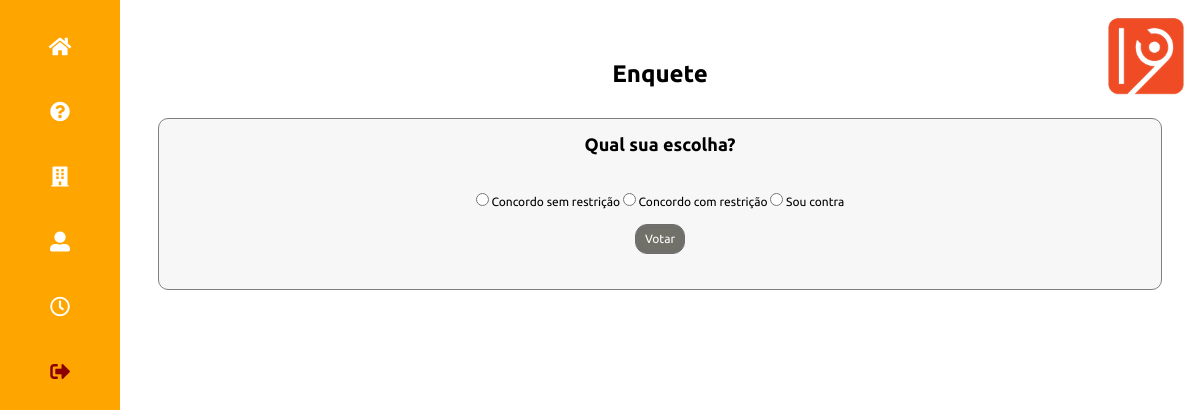
The page /cond_opcoes?id=6 (signed in) on the database its author committed.
### tables this page shows
CREATE TABLE 'cond_opcoes' ('id_opcao' INTEGER PRIMARY KEY AUTOINCREMENT NOT NULL, 'opcao' VARCHAR NOT NULL, 'id_pergunta' INTEGER NOT NULL);

### app.py (the view, shortened to what this page needs)
@app.route('/cond_opcoes', methods=['POST', 'GET'])
def cond_opcoes():
    db = get_db()
    if request.method == 'GET':
        if 'user' in session:
            user = session['user']
            admin = session['admin']
            v_id = request.args.get('id')
            cur = db.execute('select b.opcao opcao from cond_respostas a, cond_opcoes b where a.id_opcao = b.id_opcao and a.id_morador = ? and a.id_pergunta = ?', [user, v_id])
            r_morador = cur.fetchone()
            if r_morador:
                return render_template('condominio_votacao_erro.html', r_morador=r_morador,user=user, admin=admin)
            else:
                cur = db.execute('select id_pergunta, id_opcao, opcao from cond_opcoes where id_pergunta = ?', [v_id])
                r_opcoes = cur.fetchall()
                return render_template('cond_lista_opcoes.html', r_opcoes=r_opcoes,user=user, admin=admin)

### app.py (called while the page is built)
def connect_db():
    sql = sqlite3.connect('/Users/fabio/flask/condominio.db')
    sql.row_factory = sqlite3.Row
    return sql

def get_db():
    if not hasattr(g, 'sqlite3'):
        g.sqlite_db = connect_db()
    return  g.sqlite_db

### templates/cond_lista_opcoes.html (shortened to what this page needs)
<!doctype html>
{% from "condominio_menu.html" import condominio_menu %}
<html lang="pt-br">
<head>
    <link rel="stylesheet" href="../static/css/normalize.css">
    <link rel="stylesheet" href="https://use.fontawesome.com/releases/v5.0.13/css/all.css">
    <link rel="stylesheet" href="../static/css/estilo_gincana.css">
</head>
<body>
    <header class="topo-pagina">
        {% block condominio_menu %}
            {{ condominio_menu(user,admin) }}
        {% endblock %}
        <p class="logo"><img src="../static/images/one9.webp" /></p>
    </header>
    <main class="bloco-principal">
        <h1>Enquete</h1>
        <div class="bloco-p1">
            <h2>Qual sua escolha?</h2>
            <form action="/cond_opcoes" method="POST">
                {% for opcoes in r_opcoes %}
                <input type="radio" id="form-enquete_opcao" name="form-enquete_opcao" value="{{ opcoes['id_opcao'] }}" />
                <label>{{ opcoes['opcao'] }} </label>
                {% endfor %}
                <button type="submit" class="bt-enquete"> Votar </button>
            </form>
        </div>
    </main>
</body>
</html>

### static/css/estilo_gincana.css (style rules this page uses)
.topo-pagina { position: fixed; top: 0; left: 0; background-color: orange; margin: 0; height: 100%; width: 10%; box-sizing: border-box; padding-top: 3%; font-size: 20px; }
.logo img { position: fixed; right: 1%; top: 2%; width: 7%; }
.bloco-principal { width: 90%; margin: 5% 5% 5% 10%; text-align: center; font-family: 'Ubuntu', sans-serif; font-size: 12px; }
@media screen and (min-width: 400px) { .bloco-principal { width: 90%; margin: 5% 5% 5% 10%; text-align: center; font-family: 'Ubuntu', sans-serif; font-size: 12px; } }
.bloco-principal h1 { margin-bottom: 1%; }
.bloco-principal h2 { margin-bottom: 4%; }
.bloco-p1 { border: 1px solid grey; border-radius: 10px; background: rgba(229, 228, 228, 0.3); margin: 30px auto; width: 90%; height: auto; padding: 0px 15px 20px 15px; }
.bt-enquete { display: block; margin: 15px auto; background: #717169; color: white; height: 30px; text-align: center; border-radius: 1em; border: 4px #6d6d6f solid; border-style: double; }

### rows shown on the page
cond_opcoes: opcao "Concordo sem restrição"
cond_opcoes: opcao "Concordo com restrição"
cond_opcoes: opcao "Sou contra"
